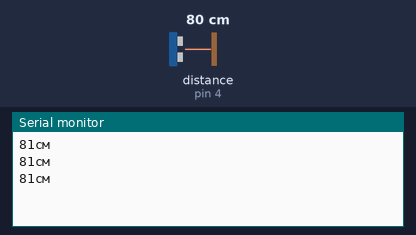
Simulated run of this sketch. Board: Arduino Uno, built with avr-gcc and run on an emulated ATmega328P. On the bench: the last lines printed to the serial monitor. The inputs (shaded band) are chosen by the test bench; at power-on: distance to the obstacle (sensor on pin 4) 80 cm. The echo pulse lasts 58.3 µs per cm.

Above: at 1.8 s.
1.9 s: distance to the obstacle (sensor on pin 4) set to 2 cm
At 2.4 s:
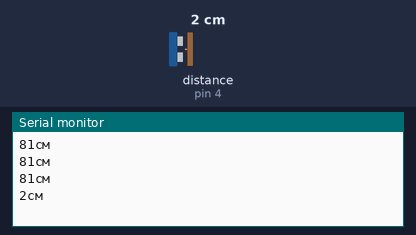
3.4 s: distance to the obstacle (sensor on pin 4) set to 4 cm
At 3.9 s:
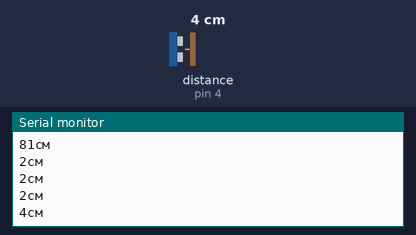
Timing chart, 0 to 6.4 s (numbered marks = the images above; inputs shaded):
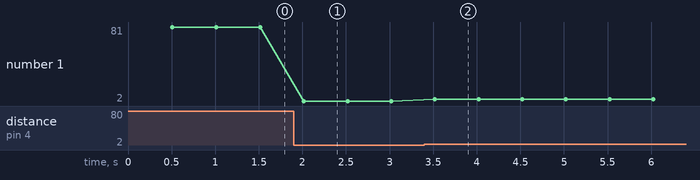

Measured:
- after the input at 1.9 s, the serial monitor: prints a new line after 0.12 s (image 1)
- after the input at 3.4 s, the serial monitor: prints a new line after 0.12 s (image 2)
- plotted number 1: 81 → 2 after the input at 1.9 s, 2 → 4 after the input at 3.4 s

The sketch:

HC-SRO4-rangeFinder_NewPingLibrary_.ino
```cpp
#include <NewPing.h>

#define PIN_TRIG 2
#define PIN_ECHO 4

#define MAX_DISTANCE 500 // Константа для определения максимального расстояния, которое мы будем считать корректным.

// Создаем объект, методами которого будем затем пользоваться для получения расстояния.
// В качестве параметров передаем номера пинов, к которым подключены выходы ECHO и TRIG датчика

NewPing sonar(PIN_TRIG, PIN_ECHO, MAX_DISTANCE);

void setup() {
  // Инициализируем взаимодействие по последовательному порту на скорости 9600
  Serial.begin(9600);
}

void loop() {

  // Стартовая задержка, необходимая для корректной работы.
  delay(500);

  // Получаем значение от датчика расстояния и сохраняем его в переменную
  unsigned int distance = sonar.ping_cm();

  // Печатаем расстояние в мониторе порта
  Serial.print(distance);
  Serial.println("см");

}
```
